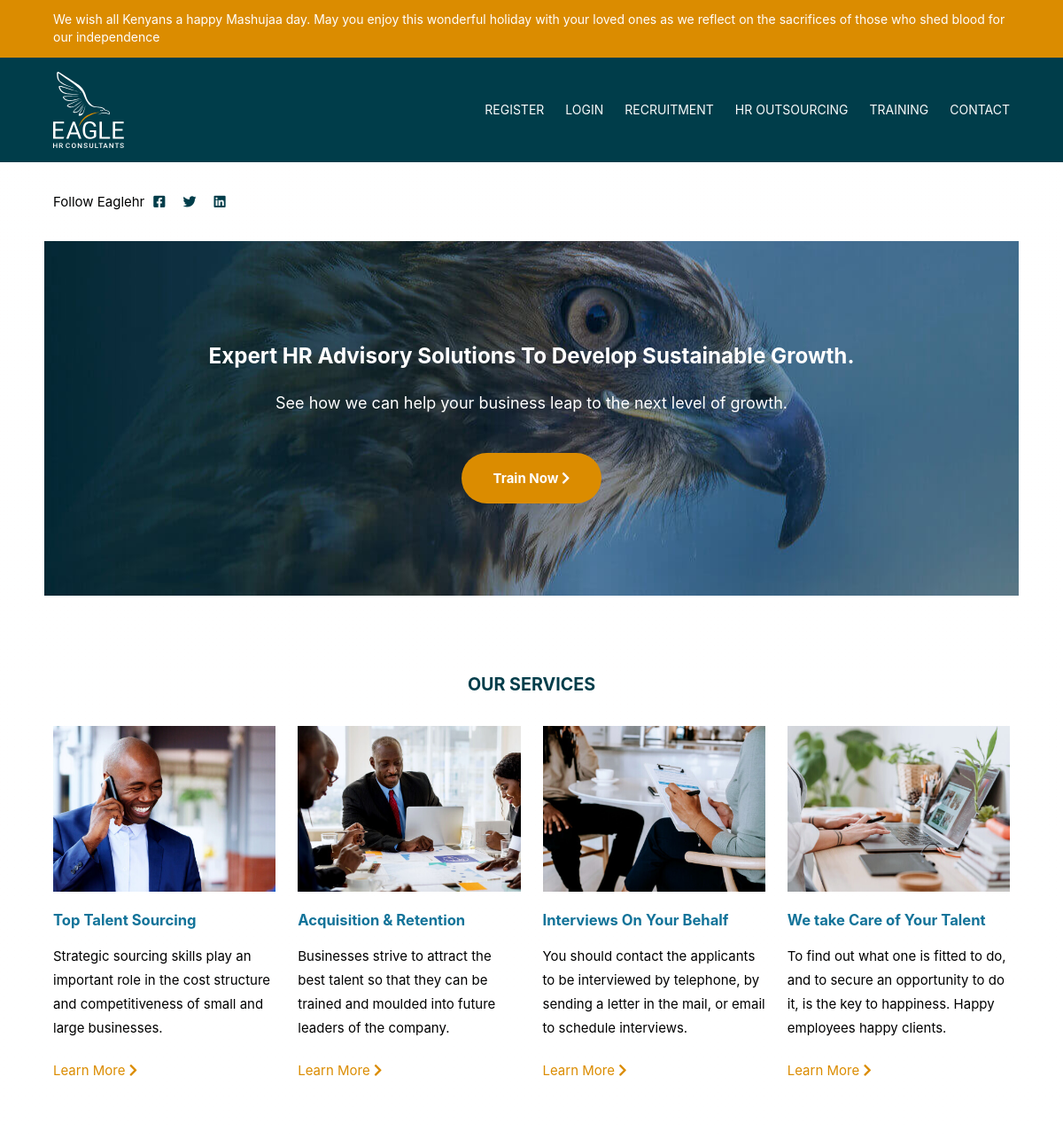
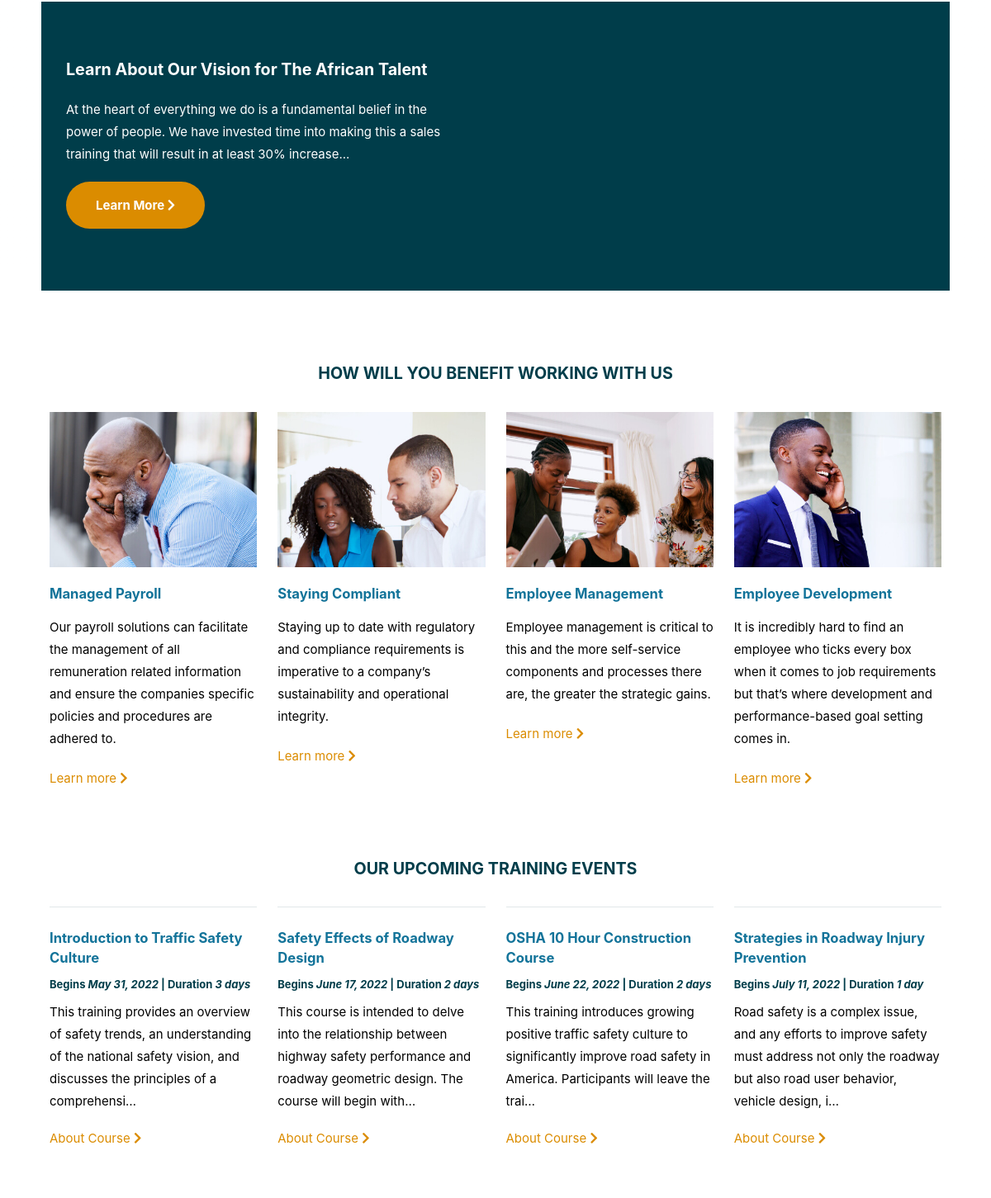
The app's page / (upper part), older data (2 pictures, top to bottom).
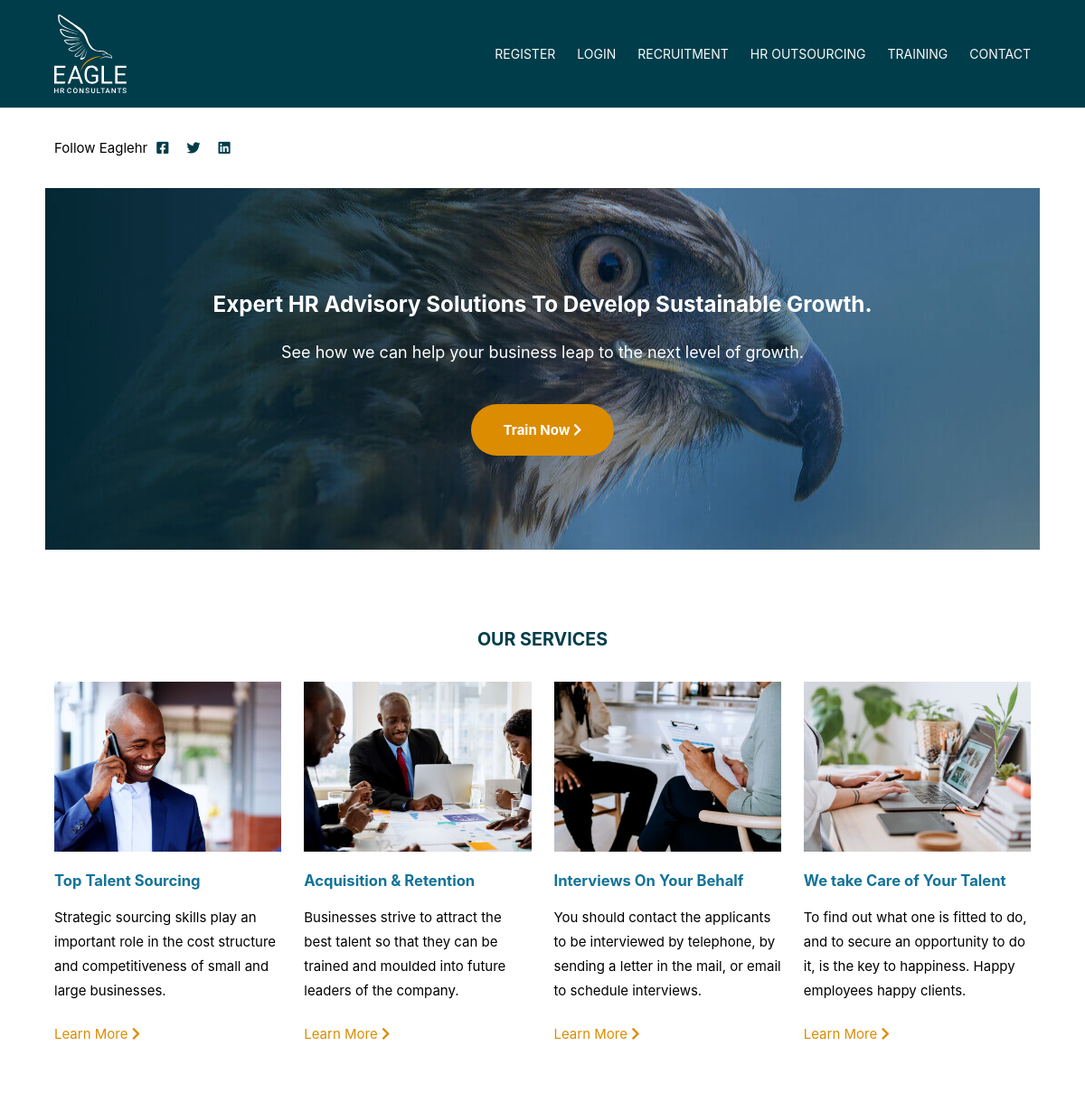
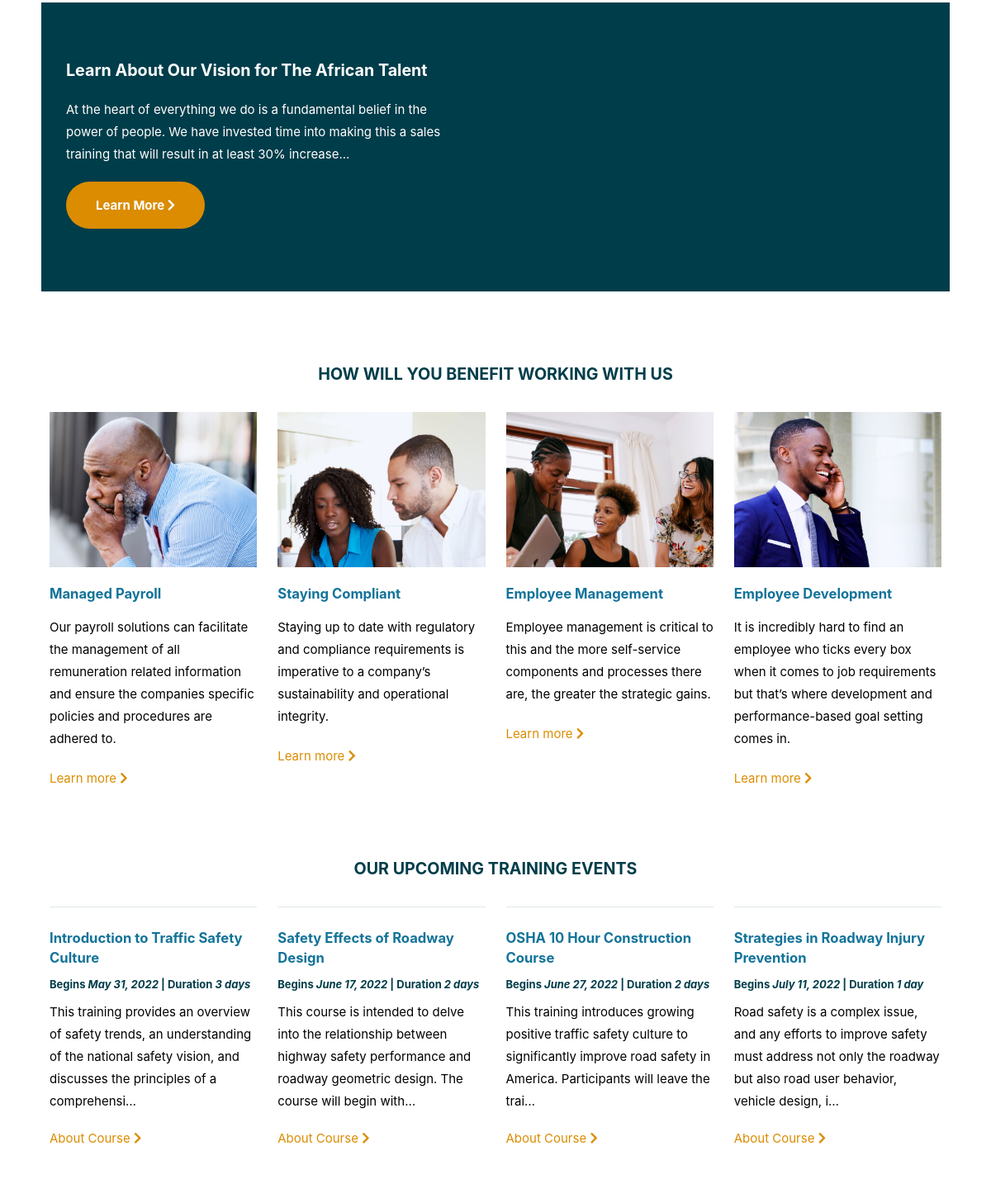
The same page, newer data (2 pictures, top to bottom).
### webapp/models.py (models this page shows, shortened)
class BannerMessage(models.Model):
    name = models.CharField(max_length=255)
    message = RichTextField()
    is_active = models.BooleanField(
        default=False, help_text='Display an important message at the very top of the webpage')

class Event(models.Model):
    STATUS = (
        (0, "No"),
        (1, "Yes")
    )
    name = models.CharField(max_length=255)
    description = RichTextField()
    start_date = models.DateField()
    duration = models.IntegerField(
        default=1, help_text='Duration of course in days')
    cost = models.FloatField(default=10000, blank=True, null=True)
    is_active = models.BooleanField(
        default=False, help_text='Display this event on upcoming events section on homepage. Only the first 4 are displayed.')

### webapp/views.py (the view)
# urls.py: path('', views.index, name='index'),
def index(request):
    context = {}
    try:
        banner_message = BannerMessage.objects.all().filter(is_active=1)[:1][0]
        context['banner_message'] = banner_message
    except:
        banner_message = 'Unable to fetch message'
    events = Event.objects.all().filter(is_active=1).filter(
        start_date__gt=current_time).order_by('start_date')[:4]
    context['events'] = events
    return render(request, 'webapp/index.html', context)

### templates/webapp/index.html (shortened to what this page needs)
{% extends "sitewide/base.html" %} {% load static %} {% block content %}
<header class="header width">
  <div class="width">
    <h1>Expert HR Advisory Solutions To Develop Sustainable Growth.</h1>
    <p>See how we can help your business leap to the next level of growth.</p>
    <a href="#" class="btn">
      <span>Train Now</span> <i class="fas fa-chevron-right"></i>
    </a>
  </div>
</header>
<div class="width news-events">
  <h2>Our Services</h2>
</div>
<section class="width home-cards">
  <div>
    <img src={% static 'images/colleagues.jpg' %} alt="">
    <h3>Top Talent Sourcing</h3>
    <p>
      Strategic sourcing skills play an important role in the cost structure and
      competitiveness of small and large businesses.
    </p>
    <a href="services/">Learn More <i class="fas fa-chevron-right"></i></a>
  </div>
  <div>
    <img src={% static 'images/meeting.jpg' %} alt="" />
    <h3>Acquisition & Retention</h3>
    <p>
      Businesses strive to attract the best talent so that they can be trained
      and moulded into future leaders of the company.
    </p>
    <a href="services/">Learn More <i class="fas fa-chevron-right"></i></a>
  </div>
  <div>
    <img src={% static 'images/interview-session.jpg' %} alt="" />
    <h3>Interviews On Your Behalf</h3>
    <p>
      You should contact the applicants to be interviewed by telephone, by
      sending a letter in the mail, or email to schedule interviews.
    </p>
    <a href="services/">Learn More <i class="fas fa-chevron-right"></i></a>
  </div>
  <div>
    <img src={% static 'images/manage-talent.jpg' %} alt="" />
    <h3>We take Care of Your Talent</h3>
    <p>
      To find out what one is fitted to do, and to secure an opportunity to do
      it, is the key to happiness. Happy employees happy clients.
    </p>
    <a href="services/">Learn More <i class="fas fa-chevron-right"></i></a>
  </div>
</section>
<section class="width breakout">
  <div class="content">
    <h2>Learn About Our Vision for The African Talent</h2>
    <p>
      At the heart of everything we do is a fundamental belief in the power of
      people. We have invested time into making this a sales training that will
      result in at least 30% increase...
    </p>
    <a href="african-talent" class="btn">
      <span>Learn More</span> <i class="fas fa-chevron-right"></i>
    </a>
  </div>
</section>
<div class="width news-events">
  <h2>How Will You Benefit Working With Us</h2>
</div>
<section class="width home-cards">
  <div>
    <img src={% static 'images/explore-learning.jpg' %} alt="" />
    <h3>Managed Payroll</h3>
    <p>
      Our payroll solutions can facilitate the management of all remuneration
      related information and ensure the companies specific policies and
      procedures are adhered to.
    </p>
    <a href="#">Learn more <i class="fas fa-chevron-right"></i></a>
  </div>
  <div>
    <img src={% static 'images/sales-techniques.jpg' %} alt="" />
    <h3>Staying Compliant</h3>
    <p>
      Staying up to date with regulatory and compliance requirements is
      imperative to a company’s sustainability and operational integrity.
    </p>
    <a href="#">Learn more <i class="fas fa-chevron-right"></i></a>
  </div>
  <div>
    <img src={% static 'images/brainstorming-session.jpg' %} alt="" />
    <h3>Employee Management</h3>
    <p>
      Employee management is critical to this and the more self-service
      components and processes there are, the greater the strategic gains.
    </p>
    <a href="">Learn more <i class="fas fa-chevron-right"></i></a>
  </div>
  <div>
    <img src={% static 'images/looking-back.jpg' %} alt="" />
    <h3>Employee Development</h3>
    <p>
      It is incredibly hard to find an employee who ticks every box when it
      comes to job requirements but that’s where development and
      performance-based goal setting comes in.
    </p>
    <a href="#">Learn more <i class="fas fa-chevron-right"></i></a>
  </div>
</section>
<div class="width news-events">
  <h2>Our Upcoming Training Events</h2>
</div>
<div class="events">
  {% if events %}
    {% for event in events %}
    <div class="event-wrapper">
      <div class="event">
        <h3>{{ event.name }}</h3>
        <div class="date-duration">
          <strong>Begins <em>{{ event.start_date }}</em> | Duration
          <em>{{ event.duration }} day{{event.duration|pluralize }}</em></strong>
        </div>
        {{ event.description | safe | truncatechars:150 }}
        <div>
          <a href="#">
            <span>About Course</span> <i class="fas fa-chevron-right"></i>
          </a>
        </div>
      </div>
    </div>
    {% endfor %}
  {% else %}
    <p>
      We don't have any upcoming event at the moment. Please check back later.
    </p>
  {% endif %}
</div>
 {% endblock content %}

### templates/sitewide/base.html (shortened to what this page needs)
{% load static %}
<!DOCTYPE html>
<html lang="en">
  <head>
    <link
      rel="stylesheet"
      href="https://cdnjs.cloudflare.com/ajax/libs/font-awesome/5.12.1/css/all.min.css"
    />
    <link rel="stylesheet" href="{% static 'css/styles.css' %}" />
  </head>
  <body>
    {% include "sitewide/includes/banner-message.html" %}
    {% include "sitewide/includes/nav.html" %}
    {% include "sitewide/includes/social-media.html" %}
    <div class="body-text">
      {% block content %}
      {% endblock content %}
    </div>
  </body>
</html>

### templates/sitewide/includes/banner-message.html
{% if banner_message.message %}
<div class="banner-message">
  <div class="width">
    {{ banner_message.message | safe }}
  </div>
</div>
{% endif %}

### templates/sitewide/includes/nav.html (shortened to what this page needs)
{% load static %}
<section class="nav-section full-width">
    <nav class="main-nav wide-width">
      <a href="/">
        <img src="{% static 'images/eaglehr-logo.svg' %}" alt="Eaglehr logo" class="logo">
      </a>
      <ul class="main-menu">
        <li><a href="/user/register/">Register</a></li>
        <li><a href="/user/login/">Login</a></li>
        <li><a href="/jobs/">Recruitment</a></li>
        <li><a href="#">HR Outsourcing</a></li>
        <li><a href="#">Training</a></li>
        <li><a href="#">Contact</a></li>
      </ul>
    </nav>
</section>

### templates/sitewide/includes/social-media.html
<div class="width">
    <section class="follow">
      <p>Follow Eaglehr</p>
      <a href="https://facebook.com">
        <i class="fab fa-facebook-square"></i>
      </a>
      <a href="https://twitter.com">
        <i class="fab fa-twitter"></i>
      </a>
      <a href="https://linkedin.com">
        <i class="fab fa-linkedin"></i>
      </a>
    </section>
  </div>

### templates/sitewide/includes/footer.html (shortened to what this page needs)
{% load static %}

Row changes from the older to the newer data that the page shows:
no longer on this page (row edited): BannerMessage: message "We wish all Kenyans a happy Mashujaa day. May you enjoy this wonderful holiday with your loved ones as we reflect on the sacrifices of those who shed blood for our independence"
changed Event "OSHA 10 Hour Construction Course": start_date "June 22, 2022" → "June 27, 2022"
